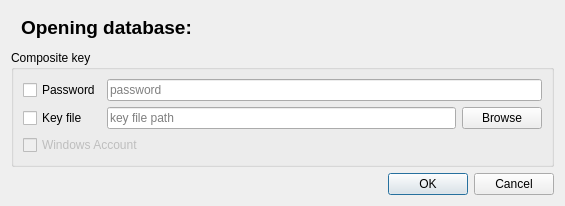
<?xml version="1.0" encoding="UTF-8"?>
<ui version="4.0">
 <class>OpenDialog</class>
 <widget class="QDialog" name="OpenDialog">
  <property name="geometry">
   <rect>
    <x>0</x>
    <y>0</y>
    <width>565</width>
    <height>196</height>
   </rect>
  </property>
  <property name="windowTitle">
   <string>Open KeePass 2 database</string>
  </property>
  <layout class="QVBoxLayout" name="verticalLayout">
   <item>
    <layout class="QHBoxLayout" name="horizontalLayout" stretch="0,1">
     <property name="leftMargin">
      <number>10</number>
     </property>
     <property name="topMargin">
      <number>5</number>
     </property>
     <property name="rightMargin">
      <number>10</number>
     </property>
     <property name="bottomMargin">
      <number>5</number>
     </property>
     <item>
      <widget class="QLabel" name="label">
       <property name="font">
        <font>
         <pointsize>14</pointsize>
         <weight>75</weight>
         <bold>true</bold>
        </font>
       </property>
       <property name="text">
        <string>Opening database: </string>
       </property>
       <property name="textInteractionFlags">
        <set>Qt::TextSelectableByKeyboard|Qt::TextSelectableByMouse</set>
       </property>
      </widget>
     </item>
     <item>
      <widget class="QLabel" name="databaseLabel">
       <property name="font">
        <font>
         <pointsize>14</pointsize>
         <weight>75</weight>
         <bold>true</bold>
        </font>
       </property>
       <property name="text">
        <string>&lt;dbname&gt;</string>
       </property>
      </widget>
     </item>
    </layout>
   </item>
   <item>
    <widget class="QGroupBox" name="groupBox">
     <property name="title">
      <string>Composite key</string>
     </property>
     <layout class="QGridLayout" name="gridLayout">
      <item row="1" column="1">
       <widget class="QLineEdit" name="keyEdit">
        <property name="placeholderText">
         <string>key file path</string>
        </property>
       </widget>
      </item>
      <item row="1" column="2">
       <widget class="QPushButton" name="keyBrowseButton">
        <property name="text">
         <string>Browse</string>
        </property>
       </widget>
      </item>
      <item row="1" column="0">
       <widget class="QCheckBox" name="keyBox">
        <property name="text">
         <string>Key file</string>
        </property>
       </widget>
      </item>
      <item row="2" column="0" colspan="3">
       <widget class="QCheckBox" name="windowsBox">
        <property name="enabled">
         <bool>false</bool>
        </property>
        <property name="text">
         <string>Windows Account</string>
        </property>
       </widget>
      </item>
      <item row="0" column="0">
       <widget class="QCheckBox" name="passwordBox">
        <property name="text">
         <string>Password</string>
        </property>
       </widget>
      </item>
      <item row="0" column="1" colspan="2">
       <widget class="QLineEdit" name="passwordEdit">
        <property name="echoMode">
         <enum>QLineEdit::Password</enum>
        </property>
        <property name="placeholderText">
         <string>password</string>
        </property>
        <property name="clearButtonEnabled">
         <bool>true</bool>
        </property>
       </widget>
      </item>
     </layout>
    </widget>
   </item>
   <item>
    <widget class="QDialogButtonBox" name="buttonBox">
     <property name="orientation">
      <enum>Qt::Horizontal</enum>
     </property>
     <property name="standardButtons">
      <set>QDialogButtonBox::Cancel|QDialogButtonBox::Ok</set>
     </property>
    </widget>
   </item>
  </layout>
 </widget>
 <resources/>
 <connections>
  <connection>
   <sender>buttonBox</sender>
   <signal>accepted()</signal>
   <receiver>OpenDialog</receiver>
   <slot>accept()</slot>
   <hints>
    <hint type="sourcelabel">
     <x>248</x>
     <y>254</y>
    </hint>
    <hint type="destinationlabel">
     <x>157</x>
     <y>274</y>
    </hint>
   </hints>
  </connection>
  <connection>
   <sender>buttonBox</sender>
   <signal>rejected()</signal>
   <receiver>OpenDialog</receiver>
   <slot>reject()</slot>
   <hints>
    <hint type="sourcelabel">
     <x>316</x>
     <y>260</y>
    </hint>
    <hint type="destinationlabel">
     <x>286</x>
     <y>274</y>
    </hint>
   </hints>
  </connection>
 </connections>
</ui>
